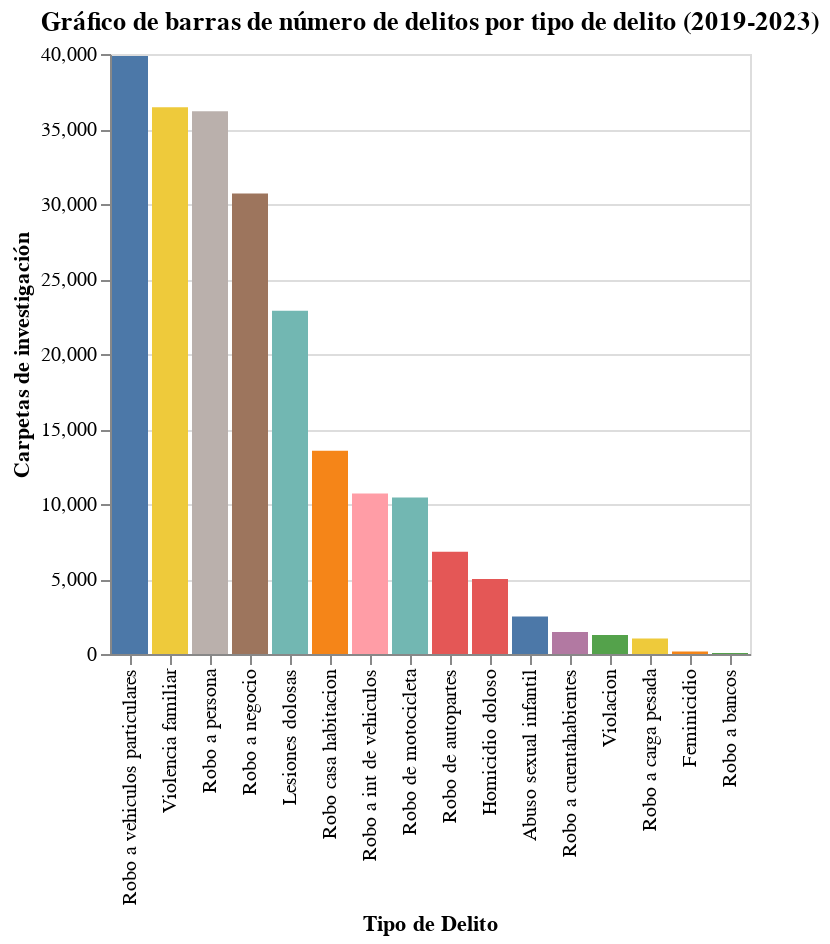

Source (notebook cell):
### Code cell
# Gráfica autodescriptiva: 
alt.Chart(tipo_delito).mark_bar().encode(
    alt.X("delito:N", sort= '-y',title="Tipo de Delito", bin=False),
    alt.Y('frecuencia:Q', title="Carpetas de investigación"),
    alt.Color('delito', legend=None)
).properties(
    title="Gráfico de barras de número de delitos por tipo de delito (2019-2023)"
)

### Figure 1 — Vega-Lite specification as saved in the notebook (floating-point values rounded to 4 significant figures)
{"config": {"view": {"continuousWidth": 400, "continuousHeight": 300}}, "data": {"name": "data-2a9b9388d1eaaa039af7a54fc9cab0a0"}, "mark": "bar", "encoding": {"color": {"field": "delito", "legend": null, "type": "nominal"}, "x": {"bin": false, "field": "delito", "sort": "-y", "title": "Tipo de Delito", "type": "nominal"}, "y": {"field": "frecuencia", "title": "Carpetas de investigación", "type": "quantitative"}}, "title": "Gráfico de barras de número de delitos por tipo de delito (2019-2023)", "$schema": "https://vega.github.io/schema/vega-lite/v4.17.0.json", "datasets": {"data-2a9b9388d1eaaa039af7a54fc9cab0a0": [{"delito": "Abuso sexual infantil", "frecuencia": 2496}, {"delito": "Feminicidio", "frecuencia": 172}, {"delito": "Homicidio doloso", "frecuencia": 5005}, {"delito": "Lesiones dolosas", "frecuencia": 22889}, {"delito": "Robo a bancos", "frecuencia": 73}, {"delito": "Robo a carga pesada", "frecuencia": 1030}, {"delito": "Robo a cuentahabientes", "frecuencia": 1462}, {"delito": "Robo a int de vehiculos", "frecuencia": 10704}, {"delito": "Robo a negocio", "frecuencia": 30701}, {"delito": "Robo a persona", "frecuencia": 36180}, {"delito": "Robo a vehiculos particulares", "frecuencia": 39874}, {"delito": "Robo casa habitacion", "frecuencia": 13543}, {"delito": "Robo de autopartes", "frecuencia": 6822}, {"delito": "Robo de motocicleta", "frecuencia": 10426}, {"delito": "Violacion", "frecuencia": 1263}, {"delito": "Violencia familiar", "frecuencia": 36443}]}}
